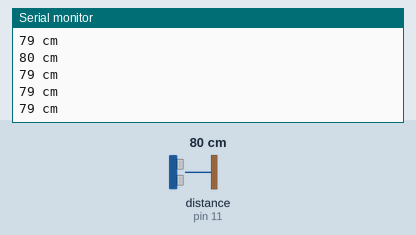
A sketch run on a simulated Arduino Uno, built with avr-gcc and run on an emulated ATmega328P. Shown: the last lines printed to the serial monitor. Wiring (inferred from the names in the program): ultrasonic range finder: trigger pin 10; echo pin 11. The inputs (shaded band) are chosen by the test bench; at power-on: distance to the obstacle (sensor on pin 11) 80 cm. The echo pulse lasts 58.3 µs per cm.

Above: at 1.2 s.
1.3 s: distance to the obstacle (sensor on pin 11) set to 2 cm
At 2.0 s:
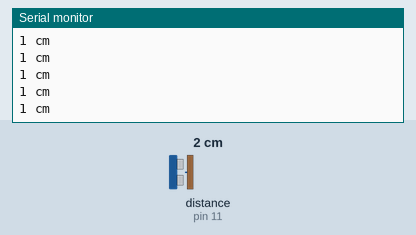
4.3 s: distance to the obstacle (sensor on pin 11) set to 4 cm
At 5.4 s:
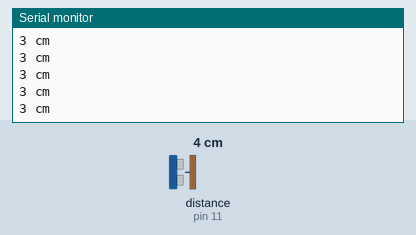
7.3 s: distance to the obstacle (sensor on pin 11) set to 9 cm
At 8.0 s:
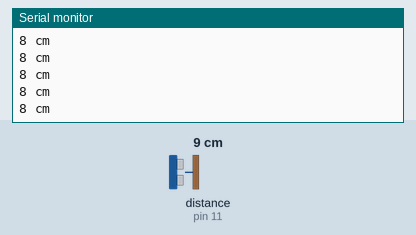
Timing chart, 0 to 10.3 s (numbered marks = the images above; inputs shaded):
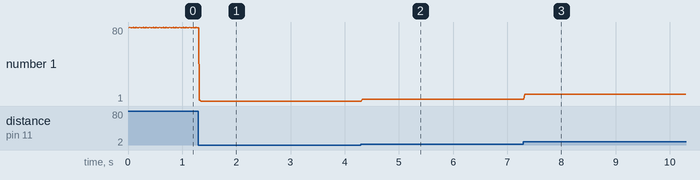

Measured:
- after the input at 1.3 s, the serial monitor: prints a new line at once (image 1)
- after the input at 4.3 s, the serial monitor: prints a new line at once (image 2)
- after the input at 7.3 s, the serial monitor: prints a new line at once (image 3)
- plotted number 1: 79 → 1 after the input at 1.3 s, 1 → 3 after the input at 4.3 s, 3 → 8 after the input at 7.3 s

The sketch:

Block_width_measuring_algorithm.ino
```cpp
// (licence header left out)
//Initializing the Pin Numbers that we will be using on the arduino board
#define trigPin 10
#define echoPin 11


// Creating variables to store the values of distance and duration
long distance,duration;
int i;


//Setting Up the pins that we plan to use
void setup() {
  //Initializing the serial monitor
  Serial.begin (9600);
  //Setting the mode of use for the pins that we declared
  pinMode(trigPin, OUTPUT);
  pinMode(echoPin, INPUT);
}


//Creating a function to check the distance from the block to the Ultrasonic Sensor
long check_distance()
{
  long duration, distance;
  digitalWrite(trigPin, LOW);  // Added this line
  delayMicroseconds(2); // Added this line
  digitalWrite(trigPin, HIGH);
  delayMicroseconds(10); // Added this line
  digitalWrite(trigPin, LOW);
  duration = pulseIn(echoPin, HIGH);
  distance = (duration/2) / 29.1;
  delay(10);
  return distance;
}

// This was written for testing purposes can be eliminated or optimized.
long pingpong() {
  distance = check_distance();
    Serial.print(distance);
    Serial.println(" cm");
   // Returning the distance or width of the block measured
  return distance;
  delay(2);
}

// Determining the width of the block from the above function check_distance()
void loop() {

  long dist=pingpong();
  i=0;
  for(i;dist<=25;i++){
    dist=pingpong();

    }
if(i>5){
  Serial.println(i);
}

}


// GITHUB LINKS OF THE AUTHORS
//
```
